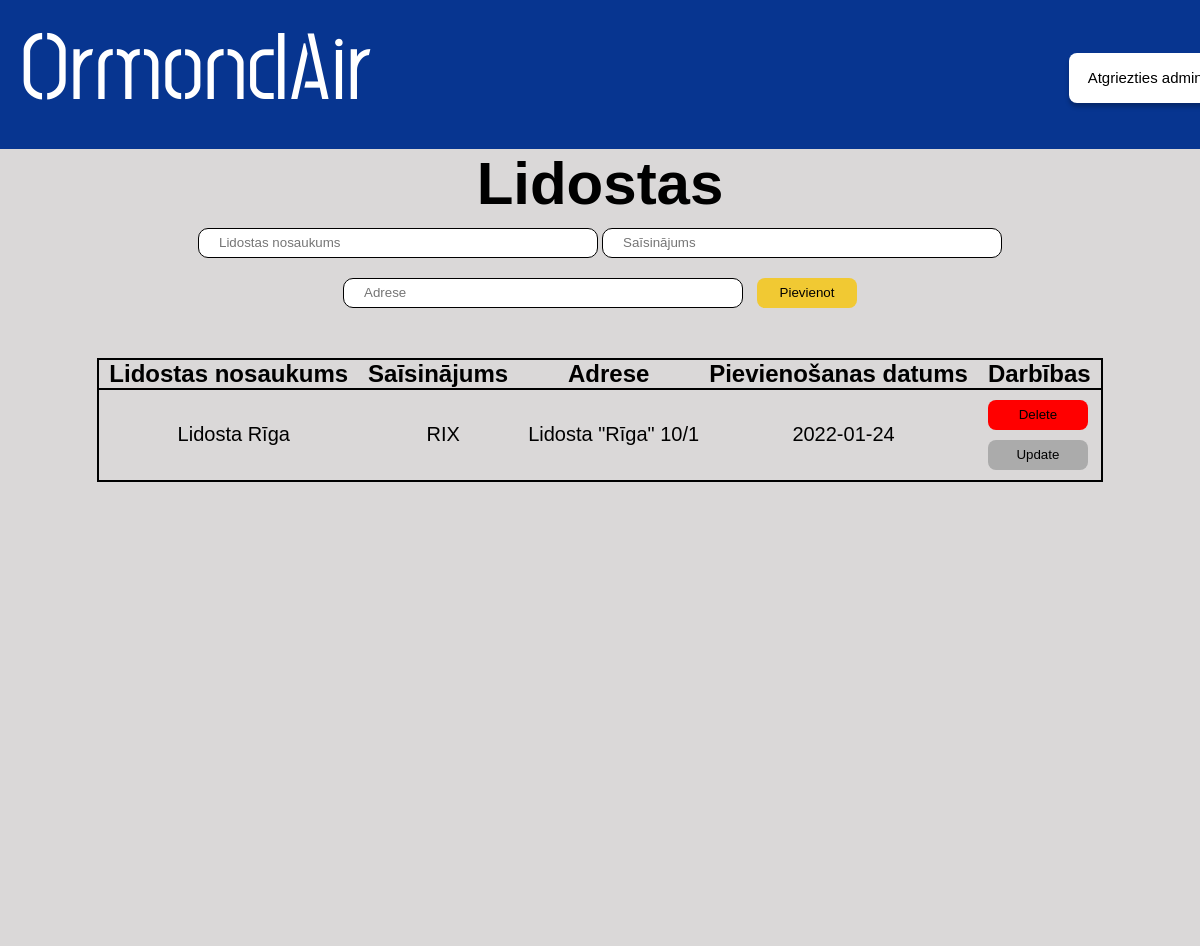
The app's page /admin/lidostas, older data.
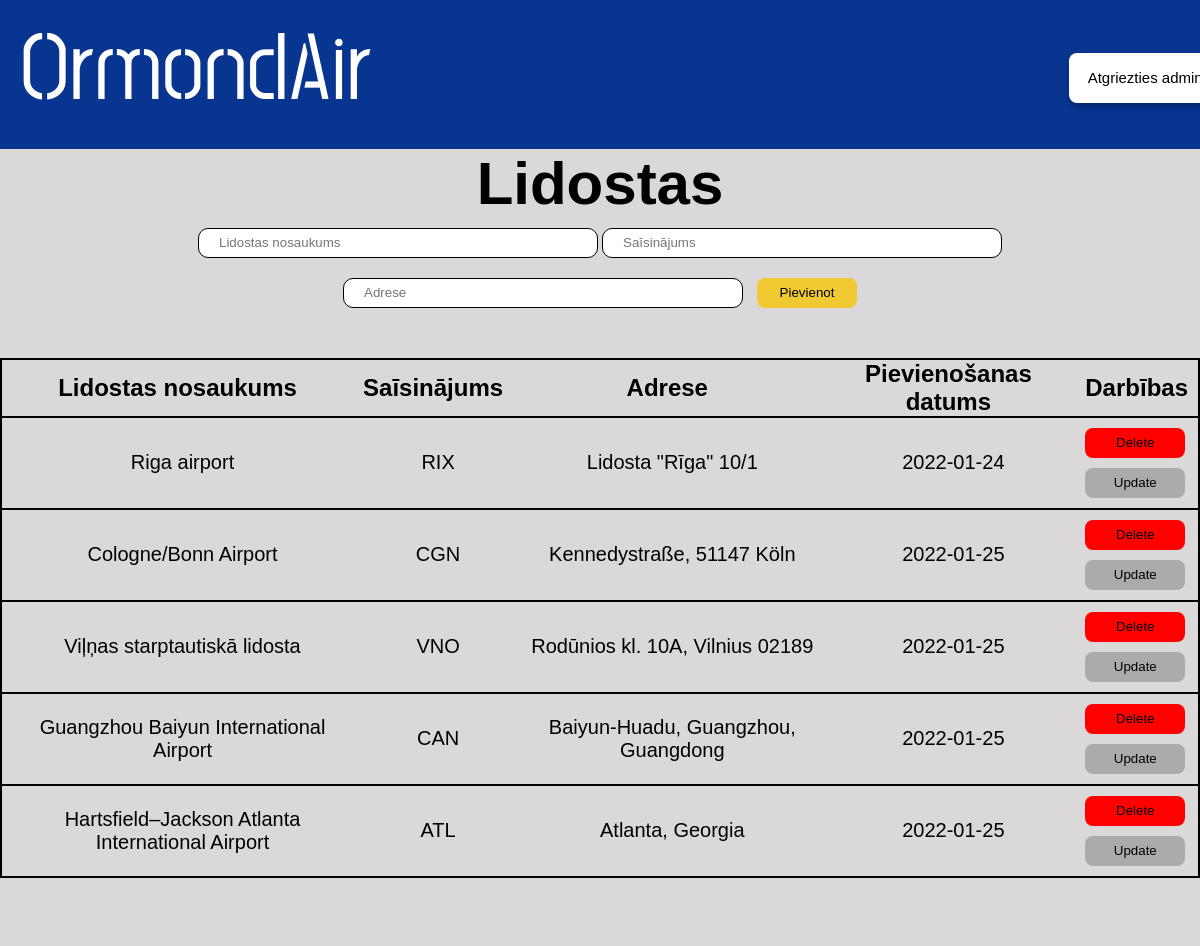
The same page, newer data.
### main.py (models this page shows, shortened)
class Lidosta(db.Model):
  id = db.Column(db.Integer, primary_key = True)
  content = db.Column(db.String(200), nullable=False)
  saisinajums = db.Column(db.String(3), nullable=False)
  adrese = db.Column(db.String(200), nullable=False)
  date_created = db.Column(db.DateTime, default = datetime.utcnow)

### main.py (the view)
@app.route('/admin/lidostas', methods=['POST', 'GET'])
def lidostas():
  if request.method == 'POST':
    new_airport = Lidosta(content=request.form['content'],saisinajums = request.form['saisinajums'], adrese=request.form['adrese'])
    try:
      db.session.add(new_airport)
      db.session.commit()
      return redirect('/admin/lidostas')
    except:
      return "Draugi nav labi!"
  else:
    tasks = Lidosta.query.order_by(Lidosta.date_created).all()
    return render_template('adminlidostas.html', tasks=tasks)

### templates/adminlidostas.html (shortened to what this page needs)
<!DOCTYPE html>
<html lang="en">
  <head>
    <link href="/static/css/adminlidostas.css" rel="stylesheet" />
  </head>
  <body>
    <div id = "augsejaisBaneris">
      <a href="/">
        <h1 id = "homePage">OrmondAir</h1>
      </a>
      <a href="/admin">
        <button id="atgriezties_admin">Atgriezties admin</button>
      </a>
    </div>
    <div id = "apaksejaisBaneris">
      <div>
        <h1 id = "virsraksts">Lidostas</h1>
        {% if tasks|length < 1 %}
        <h4 id = "apaksraksts">Nav pievienota neviena lidosta! </h4>
        {% else %}
        <form action="/admin/lidostas" method="POST" id = "form">
          <input class = "input" type="text" name="content" id="content" maxlength="50" placeholder="Lidostas nosaukums" required>
          <input class = "input" type="text" name="saisinajums" id="saisinajums" maxlength="3" placeholder="Saīsinājums" required>
          <input class = "input" type="text" name="adrese" id="adrese" maxlength="50"placeholder="Adrese" required>
          <input type="submit" value="Pievienot" id="pievienot">
        </form>
        <table class = "tabula">
           <tr class = "tabula">
            <th class = "teksts">Lidostas nosaukums</th>
            <th class = "teksts">Saīsinājums</th>
            <th class = "teksts">Adrese</th>
            <th class = "teksts">Pievienošanas datums</th>
            <th class = "teksts">Darbības</th>
          </tr>
          {% for task in tasks %}
            <tr class = "tabula">
              <td class = "dbteksts">{{ task.content }}</td>
              <td class = "dbteksts">{{ task.saisinajums }}</td>
              <td class = "dbteksts">{{ task.adrese }}</td>
              <td class = "dbteksts">{{ task.date_created.date() }}</td>
              <td>
                <a href="/delete/{{task.id}}"><button id = dzest>Delete</button></a>
                <br>
                <a href="/update/{{task.id}}"><button id = labot>Update</button></a>
              </td>
            </tr>
          {% endfor %}
        </table>
        {% endif %}
      </div>
    </div>
  </body>
</html>

### static/css/adminlidostas.css (style rules this page uses)
* { margin: 0; padding: 0; box-sizing: border-box; text-decoration: none; }
#augsejaisBaneris { position: absolute; left: 0%; right: 0%; top: 0%; bottom: 84.28%; background: #073590; }
#homePage { position: absolute; left: 0%; font-family: Post No Bills Colombo Medium; font-size: 96px; display: flex; margin-left: 20px; color: #ffffff; user-select: none; }
#apaksejaisBaneris { position: absolute; top: 15.72%; right: 0px; left: 0px; min-height: 100vh; height: auto !important; background: rgba(186, 182, 182, 0.53); }
#atgriezties_admin { position: absolute; width: 152px; height: 50.63px; left: 89.1%; top: 35.4%; background: #ffffff; border-radius: 8px; box-shadow: 0px 4px 4px rgba(0, 0, 0, 0.25); border-style: none; font-family: Arial, Helvetica, sans-serif; font-size: 15px; cursor: pointer; }
#pievienot { width: 100px; height: 30px; background: #f1c933; border-radius: 8px; outline: none; cursor: pointer; border: 1px solid transparent; margin-left: 10px; }
.teksts { font-family: Arial, Helvetica, sans-serif; font-size: 24px; color: #000000; padding-left: 10px; padding-right: 10px; }
.input { background: #ffffff; border: 1px solid #000000; box-sizing: border-box; border-radius: 10px; outline: none; padding-left: 20px; padding-right: 20px; width: 400px; height: 30px; margin-top: 10px; margin-bottom: 10px; }
#dzest { width: 100px; height: 30px; background: #FF0000; border-radius: 8px; outline: none; cursor: pointer; border: 1px solid transparent; margin-top: 10px; margin-left: 10px; }
#labot { width: 100px; height: 30px; background: #ababab; border-radius: 8px; outline: none; cursor: pointer; border: 1px solid transparent; margin-top: 10px; margin-left: 10px; margin-bottom: 10px; }
.dbteksts { text-align: center; font-family: Arial, Helvetica, sans-serif; font-size: 20px; color: #000000; padding-left: 10px; }
#virsraksts { text-align: center; font-family: Arial, Helvetica, sans-serif; font-size: 60px; color: #000000; }
.tabula { border-collapse: collapse; border: solid 2px #000000; margin-left: auto; margin-right: auto; margin-top: 40px; margin-bottom: 40px; }
#form { text-align:center; }

Row changes from the older to the newer data that the page shows:
changed Lidosta "RIX": content "Lidosta Rīga" → "Riga airport"
added Lidosta: content "Cologne/Bonn Airport", saisinajums "CGN", adrese "Kennedystraße, 51147 Köln", date_created "2022-01-25"
added Lidosta: content "Viļņas starptautiskā lidosta", saisinajums "VNO", adrese "Rodūnios kl. 10A, Vilnius 02189", date_created "2022-01-25"
added Lidosta: content "Guangzhou Baiyun International Airport", saisinajums "CAN", adrese "Baiyun-Huadu, Guangzhou, Guangdong", date_created "2022-01-25"
added Lidosta: content "Hartsfield–Jackson Atlanta International Airport", saisinajums "ATL", adrese "Atlanta, Georgia", date_created "2022-01-25"
